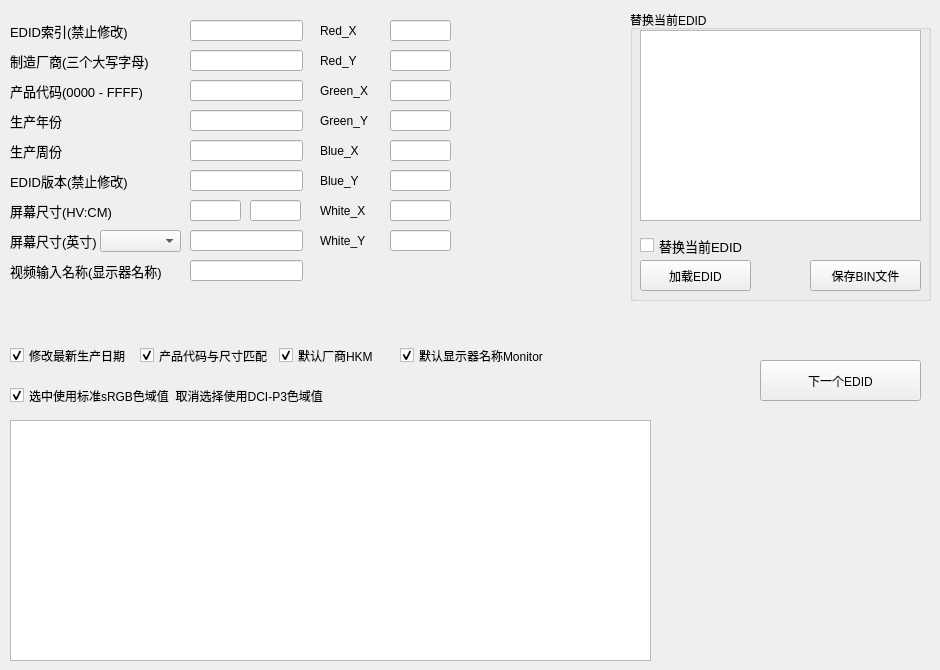
    <widget class="QWidget" name="EDID">
     <attribute name="title">
      <string>EDID</string>
     </attribute>
     <widget class="QLabel" name="label">
      <property name="geometry">
       <rect>
        <x>10</x>
        <y>20</y>
        <width>181</width>
        <height>21</height>
       </rect>
      </property>
      <property name="font">
       <font>
        <pointsize>10</pointsize>
       </font>
      </property>
      <property name="text">
       <string>EDID索引(禁止修改)</string>
      </property>
     </widget>
     <widget class="QLineEdit" name="EDID_lineEdit">
      <property name="geometry">
       <rect>
        <x>190</x>
        <y>20</y>
        <width>113</width>
        <height>21</height>
       </rect>
      </property>
      <property name="font">
       <font>
        <pointsize>10</pointsize>
        <bold>false</bold>
       </font>
      </property>
      <property name="text">
       <string/>
      </property>
      <property name="alignment">
       <set>Qt::AlignmentFlag::AlignLeading|Qt::AlignmentFlag::AlignLeft|Qt::AlignmentFlag::AlignVCenter</set>
      </property>
      <property name="readOnly">
       <bool>true</bool>
      </property>
     </widget>
     <widget class="QLabel" name="label_2">
      <property name="geometry">
       <rect>
        <x>10</x>
        <y>50</y>
        <width>181</width>
        <height>21</height>
       </rect>
      </property>
      <property name="font">
       <font>
        <pointsize>10</pointsize>
       </font>
      </property>
      <property name="text">
       <string>制造厂商(三个大写字母)</string>
      </property>
     </widget>
     <widget class="QLineEdit" name="Factory_lineEdit">
      <property name="geometry">
       <rect>
        <x>190</x>
        <y>50</y>
        <width>113</width>
        <height>21</height>
       </rect>
      </property>
      <property name="font">
       <font>
        <pointsize>10</pointsize>
        <bold>false</bold>
       </font>
      </property>
      <property name="text">
       <string/>
      </property>
      <property name="alignment">
       <set>Qt::AlignmentFlag::AlignLeading|Qt::AlignmentFlag::AlignLeft|Qt::AlignmentFlag::AlignVCenter</set>
      </property>
     </widget>
     <widget class="QLabel" name="label_3">
      <property name="geometry">
       <rect>
        <x>10</x>
        <y>80</y>
        <width>181</width>
        <height>21</height>
       </rect>
      </property>
      <property name="font">
       <font>
        <pointsize>10</pointsize>
       </font>
      </property>
      <property name="text">
       <string>产品代码(0000 - FFFF)</string>
      </property>
     </widget>
     <widget class="QLineEdit" name="CODE_lineEdit">
      <property name="geometry">
       <rect>
        <x>190</x>
        <y>80</y>
        <width>113</width>
        <height>21</height>
       </rect>
      </property>
      <property name="font">
       <font>
        <pointsize>10</pointsize>
        <bold>false</bold>
       </font>
      </property>
      <property name="text">
       <string/>
      </property>
      <property name="alignment">
       <set>Qt::AlignmentFlag::AlignLeading|Qt::AlignmentFlag::AlignLeft|Qt::AlignmentFlag::AlignVCenter</set>
      </property>
     </widget>
     <widget class="QLabel" name="label_4">
      <property name="geometry">
       <rect>
        <x>10</x>
        <y>110</y>
        <width>181</width>
        <height>21</height>
       </rect>
      </property>
      <property name="font">
       <font>
        <pointsize>10</pointsize>
       </font>
      </property>
      <property name="text">
       <string>生产年份</string>
      </property>
     </widget>
     <widget class="QLineEdit" name="DATA_YEAR_lineEdit">
      <property name="geometry">
       <rect>
        <x>190</x>
        <y>110</y>
        <width>113</width>
        <height>21</height>
       </rect>
      </property>
      <property name="font">
       <font>
        <pointsize>10</pointsize>
        <bold>false</bold>
       </font>
      </property>
      <property name="text">
       <string/>
      </property>
      <property name="alignment">
       <set>Qt::AlignmentFlag::AlignLeading|Qt::AlignmentFlag::AlignLeft|Qt::AlignmentFlag::AlignVCenter</set>
      </property>
     </widget>
     <widget class="QLabel" name="label_5">
      <property name="geometry">
       <rect>
        <x>10</x>
        <y>170</y>
        <width>181</width>
        <height>21</height>
       </rect>
      </property>
      <property name="font">
       <font>
        <pointsize>10</pointsize>
       </font>
      </property>
      <property name="text">
       <string>EDID版本(禁止修改)</string>
      </property>
     </widget>
     <widget class="QLineEdit" name="EDIDVER_lineEdit">
      <property name="geometry">
       <rect>
        <x>190</x>
        <y>170</y>
        <width>113</width>
        <height>21</height>
       </rect>
      </property>
      <property name="font">
       <font>
        <pointsize>10</pointsize>
        <bold>false</bold>
       </font>
      </property>
      <property name="text">
       <string/>
      </property>
      <property name="alignment">
       <set>Qt::AlignmentFlag::AlignLeading|Qt::AlignmentFlag::AlignLeft|Qt::AlignmentFlag::AlignVCenter</set>
      </property>
      <property name="readOnly">
       <bool>true</bool>
      </property>
     </widget>
     <widget class="QLabel" name="label_6">
      <property name="geometry">
       <rect>
        <x>10</x>
        <y>230</y>
        <width>161</width>
        <height>21</height>
       </rect>
      </property>
      <property name="font">
       <font>
        <pointsize>10</pointsize>
       </font>
      </property>
      <property name="text">
       <string>屏幕尺寸(英寸)</string>
      </property>
     </widget>
     <widget class="QLineEdit" name="Measure_lineEdit">
      <property name="geometry">
       <rect>
        <x>190</x>
        <y>230</y>
        <width>113</width>
        <height>21</height>
       </rect>
      </property>
      <property name="font">
       <font>
        <pointsize>10</pointsize>
        <bold>false</bold>
       </font>
      </property>
      <property name="text">
       <string/>
      </property>
      <property name="alignment">
       <set>Qt::AlignmentFlag::AlignLeading|Qt::AlignmentFlag::AlignLeft|Qt::AlignmentFlag::AlignVCenter</set>
      </property>
     </widget>
     <widget class="QLineEdit" name="InputName_lineEdit">
      <property name="geometry">
       <rect>
        <x>190</x>
        <y>260</y>
        <width>113</width>
        <height>21</height>
       </rect>
      </property>
      <property name="font">
       <font>
        <pointsize>10</pointsize>
        <bold>false</bold>
       </font>
      </property>
      <property name="text">
       <string/>
      </property>
      <property name="alignment">
       <set>Qt::AlignmentFlag::AlignLeading|Qt::AlignmentFlag::AlignLeft|Qt::AlignmentFlag::AlignVCenter</set>
      </property>
     </widget>
     <widget class="QLabel" name="label_7">
      <property name="geometry">
       <rect>
        <x>10</x>
        <y>260</y>
        <width>181</width>
        <height>21</height>
       </rect>
      </property>
      <property name="font">
       <font>
        <pointsize>10</pointsize>
       </font>
      </property>
      <property name="text">
       <string>视频输入名称(显示器名称)</string>
      </property>
     </widget>
     <widget class="QPushButton" name="Next_EDID_Button">
      <property name="geometry">
       <rect>
        <x>760</x>
        <y>360</y>
        <width>161</width>
        <height>41</height>
       </rect>
      </property>
      <property name="text">
       <string>下一个EDID</string>
      </property>
     </widget>
     <widget class="QLineEdit" name="DATA_WEEK_lineEdit">
      <property name="geometry">
       <rect>
        <x>190</x>
        <y>140</y>
        <width>113</width>
        <height>21</height>
       </rect>
      </property>
      <property name="font">
       <font>
        <pointsize>10</pointsize>
        <bold>false</bold>
       </font>
      </property>
      <property name="text">
       <string/>
      </property>
      <property name="alignment">
       <set>Qt::AlignmentFlag::AlignLeading|Qt::AlignmentFlag::AlignLeft|Qt::AlignmentFlag::AlignVCenter</set>
      </property>
     </widget>
     <widget class="QLabel" name="label_8">
      <property name="geometry">
       <rect>
        <x>10</x>
        <y>140</y>
        <width>181</width>
        <height>21</height>
       </rect>
      </property>
      <property name="font">
       <font>
        <pointsize>10</pointsize>
       </font>
      </property>
      <property name="text">
       <string>生产周份</string>
      </property>
     </widget>
     <widget class="QLabel" name="label_9">
      <property name="geometry">
       <rect>
        <x>10</x>
        <y>200</y>
        <width>181</width>
        <height>21</height>
       </rect>
      </property>
      <property name="font">
       <font>
        <pointsize>10</pointsize>
       </font>
      </property>
      <property name="text">
       <string>屏幕尺寸(HV:CM)</string>
      </property>
     </widget>
     <widget class="QLineEdit" name="Measure_H_lineEdit">
      <property name="geometry">
       <rect>
        <x>190</x>
        <y>200</y>
        <width>51</width>
        <height>21</height>
       </rect>
      </property>
      <property name="font">
       <font>
        <pointsize>10</pointsize>
        <bold>false</bold>
       </font>
      </property>
      <property name="text">
       <string/>
      </property>
      <property name="alignment">
       <set>Qt::AlignmentFlag::AlignLeading|Qt::AlignmentFlag::AlignLeft|Qt::AlignmentFlag::AlignVCenter</set>
      </property>
     </widget>
     <widget class="QLineEdit" name="Measure_V_lineEdit">
      <property name="geometry">
       <rect>
        <x>250</x>
        <y>200</y>
        <width>51</width>
        <height>21</height>
       </rect>
      </property>
      <property name="font">
       <font>
        <pointsize>10</pointsize>
        <bold>false</bold>
       </font>
      </property>
      <property name="text">
       <string/>
      </property>
      <property name="alignment">
       <set>Qt::AlignmentFlag::AlignLeading|Qt::AlignmentFlag::AlignLeft|Qt::AlignmentFlag::AlignVCenter</set>
      </property>
     </widget>
     <widget class="QComboBox" name="Measure_comboBox">
      <property name="geometry">
       <rect>
        <x>100</x>
        <y>230</y>
        <width>81</width>
        <height>22</height>
       </rect>
      </property>
      <property name="layoutDirection">
       <enum>Qt::LayoutDirection::LeftToRight</enum>
      </property>
      <property name="editable">
       <bool>false</bool>
      </property>
     </widget>
     <widget class="QCheckBox" name="DATA_checkBox">
      <property name="geometry">
       <rect>
        <x>10</x>
        <y>340</y>
        <width>121</width>
        <height>31</height>
       </rect>
      </property>
      <property name="text">
       <string>修改最新生产日期</string>
      </property>
      <property name="checked">
       <bool>true</bool>
      </property>
     </widget>
     <widget class="QCheckBox" name="CODE_INC_checkBox">
      <property name="geometry">
       <rect>
        <x>140</x>
        <y>340</y>
        <width>131</width>
        <height>31</height>
       </rect>
      </property>
      <property name="text">
       <string>产品代码与尺寸匹配</string>
      </property>
      <property name="checked">
       <bool>true</bool>
      </property>
     </widget>
     <widget class="QGroupBox" name="groupBox_2">
      <property name="geometry">
       <rect>
        <x>630</x>
        <y>10</y>
        <width>301</width>
        <height>291</height>
       </rect>
      </property>
      <property name="title">
       <string>替换当前EDID</string>
      </property>
      <widget class="QTextEdit" name="Add_Edid_textEdit">
       <property name="geometry">
        <rect>
         <x>10</x>
         <y>20</y>
         <width>281</width>
         <height>191</height>
        </rect>
       </property>
      </widget>
      <widget class="QPushButton" name="Add_Edid_pushButton">
       <property name="geometry">
        <rect>
         <x>10</x>
         <y>250</y>
         <width>111</width>
         <height>31</height>
        </rect>
       </property>
       <property name="text">
        <string>加载EDID</string>
       </property>
      </widget>
      <widget class="QCheckBox" name="Add_Edid_checkBox">
       <property name="geometry">
        <rect>
         <x>10</x>
         <y>220</y>
         <width>111</width>
         <height>31</height>
        </rect>
       </property>
       <property name="font">
        <font>
         <pointsize>10</pointsize>
        </font>
       </property>
       <property name="text">
        <string>替换当前EDID</string>
       </property>
      </widget>
      <widget class="QPushButton" name="Save_Edid_pushButton">
       <property name="geometry">
        <rect>
         <x>180</x>
         <y>250</y>
         <width>111</width>
         <height>31</height>
        </rect>
       </property>
       <property name="text">
        <string>保存BIN文件</string>
       </property>
      </widget>
     </widget>
     <widget class="QCheckBox" name="Manufacturer_checkBox">
      <property name="geometry">
       <rect>
        <x>279</x>
        <y>340</y>
        <width>111</width>
        <height>31</height>
       </rect>
      </property>
      <property name="text">
       <string>默认厂商HKM</string>
      </property>
      <property name="checked">
       <bool>true</bool>
      </property>
     </widget>
     <widget class="QCheckBox" name="Monitor_name_checkBox">
      <property name="geometry">
       <rect>
        <x>400</x>
        <y>340</y>
        <width>161</width>
        <height>31</height>
       </rect>
      </property>
      <property name="text">
       <string>默认显示器名称Monitor</string>
      </property>
      <property name="checked">
       <bool>true</bool>
      </property>
     </widget>
     <widget class="QLineEdit" name="Red_X_lineEdit">
      <property name="geometry">
       <rect>
        <x>390</x>
        <y>20</y>
        <width>61</width>
        <height>21</height>
       </rect>
      </property>
     </widget>
     <widget class="QLabel" name="label_55">
      <property name="geometry">
       <rect>
        <x>320</x>
        <y>20</y>
        <width>71</width>
        <height>21</height>
       </rect>
      </property>
      <property name="text">
       <string>Red_X</string>
      </property>
     </widget>
     <widget class="QLabel" name="label_56">
      <property name="geometry">
       <rect>
        <x>320</x>
        <y>50</y>
        <width>71</width>
        <height>21</height>
       </rect>
      </property>
      <property name="text">
       <string>Red_Y</string>
      </property>
     </widget>
     <widget class="QLineEdit" name="Red_Y_lineEdit">
      <property name="geometry">
       <rect>
        <x>390</x>
        <y>50</y>
        <width>61</width>
        <height>21</height>
       </rect>
      </property>
      <property name="text">
       <string/>
      </property>
     </widget>
     <widget class="QLabel" name="label_57">
      <property name="geometry">
       <rect>
        <x>320</x>
        <y>110</y>
        <width>71</width>
        <height>21</height>
       </rect>
      </property>
      <property name="text">
       <string>Green_Y</string>
      </property>
     </widget>
     <widget class="QLabel" name="label_58">
      <property name="geometry">
       <rect>
        <x>320</x>
        <y>80</y>
        <width>71</width>
        <height>21</height>
       </rect>
      </property>
      <property name="text">
       <string>Green_X</string>
      </property>
     </widget>
     <widget class="QLineEdit" name="Green_X_lineEdit">
      <property name="geometry">
       <rect>
        <x>390</x>
        <y>80</y>
        <width>61</width>
        <height>21</height>
       </rect>
      </property>
     </widget>
     <widget class="QLineEdit" name="Green_Y_lineEdit">
      <property name="geometry">
       <rect>
        <x>390</x>
        <y>110</y>
        <width>61</width>
        <height>21</height>
       </rect>
      </property>
      <property name="text">
       <string/>
      </property>
     </widget>
     <widget class="QLabel" name="label_59">
      <property name="geometry">
       <rect>
        <x>320</x>
        <y>170</y>
        <width>71</width>
        <height>21</height>
       </rect>
      </property>
      <property name="text">
       <string>Blue_Y</string>
      </property>
     </widget>
     <widget class="QLabel" name="label_60">
      <property name="geometry">
       <rect>
        <x>320</x>
        <y>140</y>
        <width>71</width>
        <height>21</height>
       </rect>
      </property>
      <property name="text">
       <string>Blue_X</string>
      </property>
     </widget>
     <widget class="QLineEdit" name="Blue_X_lineEdit">
      <property name="geometry">
       <rect>
        <x>390</x>
        <y>140</y>
        <width>61</width>
        <height>21</height>
       </rect>
      </property>
     </widget>
     <widget class="QLineEdit" name="Blue_Y_lineEdit">
      <property name="geometry">
       <rect>
        <x>390</x>
        <y>170</y>
        <width>61</width>
        <height>21</height>
       </rect>
      </property>
      <property name="text">
       <string/>
      </property>
     </widget>
     <widget class="QLabel" name="label_61">
      <property name="geometry">
       <rect>
        <x>320</x>
        <y>230</y>
        <width>71</width>
        <height>21</height>
       </rect>
      </property>
      <property name="text">
       <string>White_Y</string>
      </property>
     </widget>
     <widget class="QLineEdit" name="White_X_lineEdit">
      <property name="geometry">
       <rect>
        <x>390</x>
        <y>200</y>
        <width>61</width>
        <height>21</height>
       </rect>
      </property>
     </widget>
     <widget class="QLineEdit" name="White_Y_lineEdit">
      <property name="geometry">
       <rect>
        <x>390</x>
        <y>230</y>
        <width>61</width>
        <height>21</height>
       </rect>
      </property>
      <property name="text">
       <string/>
      </property>
     </widget>
     <widget class="QLabel" name="label_62">
      <property name="geometry">
       <rect>
        <x>320</x>
        <y>200</y>
        <width>71</width>
        <height>21</height>
       </rect>
      </property>
      <property name="text">
       <string>White_X</string>
      </property>
     </widget>
     <widget class="QCheckBox" name="sRGB_DCI_P3_checkBox">
      <property name="geometry">
       <rect>
        <x>10</x>
        <y>380</y>
        <width>331</width>
        <height>31</height>
       </rect>
      </property>
      <property name="text">
       <string>选中使用标准sRGB色域值  取消选择使用DCI-P3色域值</string>
      </property>
      <property name="checked">
       <bool>true</bool>
      </property>
     </widget>
     <widget class="QTextEdit" name="EDID_textEdit">
      <property name="geometry">
       <rect>
        <x>10</x>
        <y>420</y>
        <width>641</width>
        <height>241</height>
       </rect>
      </property>
      <property name="readOnly">
       <bool>true</bool>
      </property>
     </widget>
    </widget>
